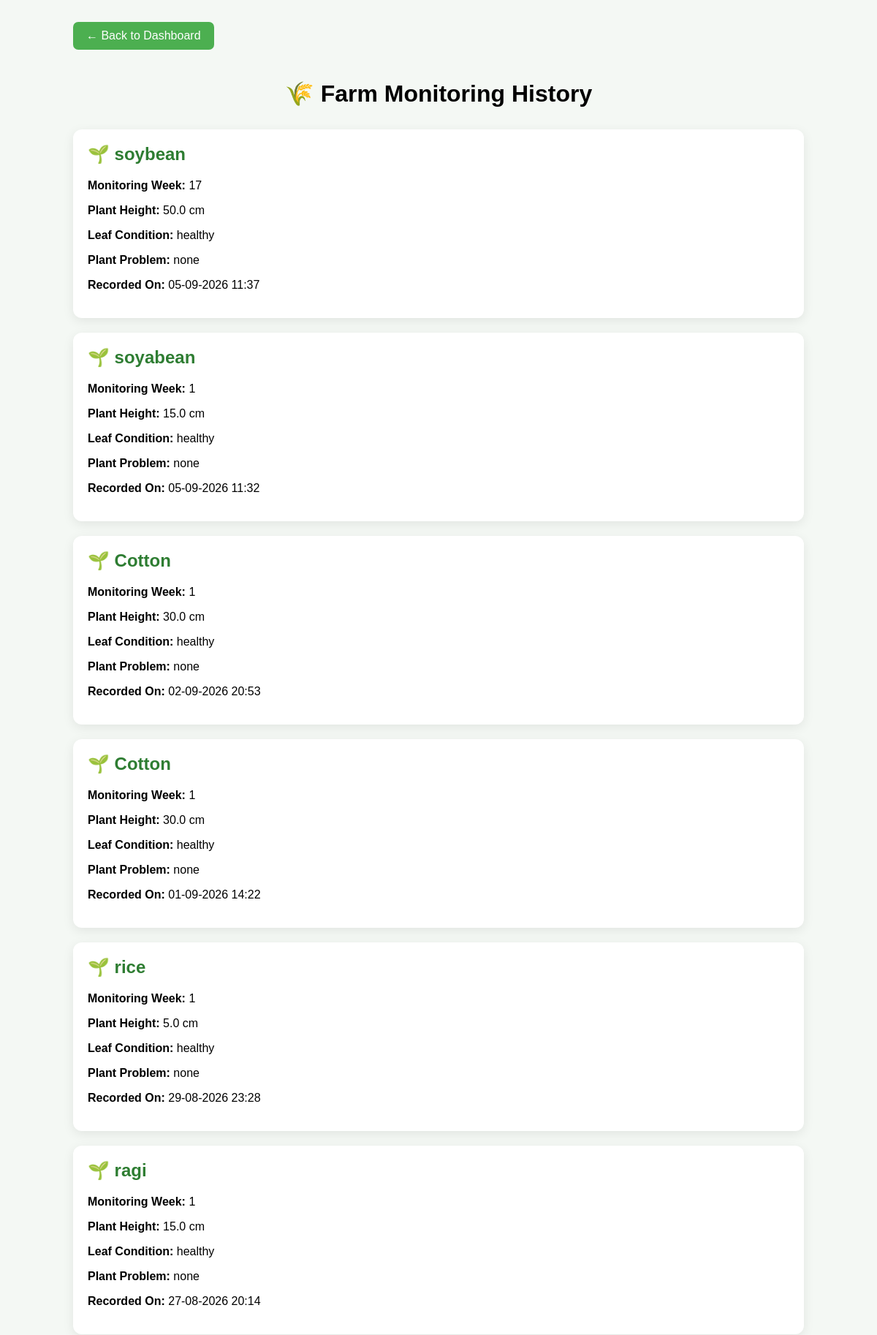
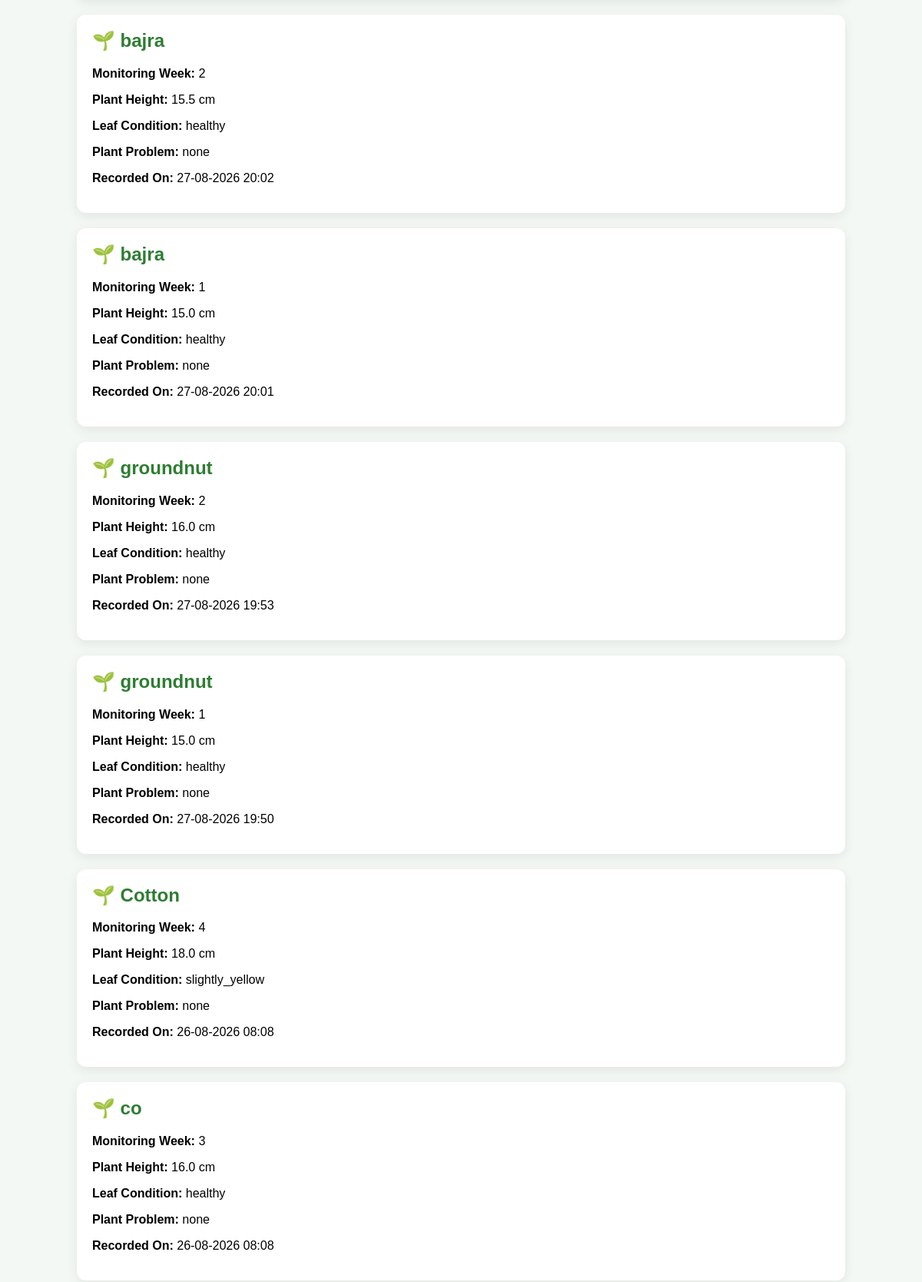
The app's page /history (upper part) with its own data (2 pictures, top to bottom).
### tables this page shows
CREATE TABLE monitoring (
            id INTEGER PRIMARY KEY AUTOINCREMENT,
            crop_name TEXT NOT NULL,
            crop_week INTEGER NOT NULL,
            plant_height REAL NOT NULL,
            leaf_condition TEXT NOT NULL,
            plant_problem TEXT,
            notes TEXT,
            image TEXT,
            date TEXT NOT NULL
        );

### app.py (the view)
@app.route("/history")
def history():
    connection = get_db_connection()
    records = connection.execute("""
        SELECT *
        FROM monitoring
        ORDER BY id DESC
    """).fetchall()
    harvests = connection.execute("""
        SELECT *
        FROM harvests
        ORDER BY id DESC
    """).fetchall()
    connection.close()
    return render_template(
        "history.html",
        records=records,
        harvests=harvests
    )

### app.py (called while the page is built)
def get_db_connection():
    connection = sqlite3.connect(DATABASE)
    connection.row_factory = sqlite3.Row
    return connection

### templates/history.html (shortened to what this page needs)
<!DOCTYPE html>
<html>
<head>
</head>
<body>
<div class="container">
    <a href="{{ url_for('dashboard') }}" class="back-button">
        ← Back to Dashboard
    </a>
    <h1>
        🌾 Farm Monitoring History
    </h1>
    {% if records %}
        {% for record in records %}
        <div class="record">
            <h2>
                🌱 {{ record["crop_name"] }}
            </h2>
            <p>
                <span class="label">
                    Monitoring Week:
                </span>
                {{ record["crop_week"] }}
            </p>
            <p>
                <span class="label">
                    Plant Height:
                </span>
                {{ record["plant_height"] }} cm
            </p>
            <p>
                <span class="label">
                    Leaf Condition:
                </span>
                {{ record["leaf_condition"] }}
            </p>
            {% if record["plant_problem"] %}
            <p>
                <span class="label">
                    Plant Problem:
                </span>
                {{ record["plant_problem"] }}
            </p>
            {% endif %}
            <p>
                <span class="label">
                    Recorded On:
                </span>
                {{ record["date"] }}
            </p>
        </div>
        {% endfor %}
    {% endif %}
</div>
</body>
</html>

### templates/history.html (style rules this page uses)
body { font-family: Arial, sans-serif; background: #f4f8f4; margin: 0; padding: 30px; }
.container { max-width: 1000px; margin: auto; }
h1 { text-align: center; margin-bottom: 30px; }
.back-button { display: inline-block; padding: 10px 18px; background: #4caf50; color: white; text-decoration: none; border-radius: 7px; margin-bottom: 20px; }
.record { background: white; padding: 20px; margin-bottom: 20px; border-radius: 12px; box-shadow: 0 4px 15px rgba(0,0,0,0.08); }
.record h2 { margin-top: 0; color: #2e7d32; }
.label { font-weight: bold; }

### records on screen
monitoring: crop_name "soybean", crop_week "17", plant_height "50.0", leaf_condition "healthy", plant_problem "none", date "05-09-2026 11:37"
monitoring: crop_name "soyabean", crop_week "1", plant_height "15.0", leaf_condition "healthy", plant_problem "none", date "05-09-2026 11:32"
monitoring: crop_name "Cotton", crop_week "1", plant_height "30.0", leaf_condition "healthy", plant_problem "none", date "02-09-2026 20:53"
monitoring: crop_name "Cotton", crop_week "1", plant_height "30.0", leaf_condition "healthy", plant_problem "none", date "01-09-2026 14:22"
monitoring: crop_name "rice", crop_week "1", plant_height "5.0", leaf_condition "healthy", plant_problem "none", date "29-08-2026 23:28"
monitoring: crop_name "ragi", crop_week "1", plant_height "15.0", leaf_condition "healthy", plant_problem "none", date "27-08-2026 20:14"
monitoring: crop_name "bajra", crop_week "2", plant_height "15.5", leaf_condition "healthy", plant_problem "none", date "27-08-2026 20:02"
monitoring: crop_name "bajra", crop_week "1", plant_height "15.0", leaf_condition "healthy", plant_problem "none", date "27-08-2026 20:01"
monitoring: crop_name "groundnut", crop_week "2", plant_height "16.0", leaf_condition "healthy", plant_problem "none", date "27-08-2026 19:53"
monitoring: crop_name "groundnut", crop_week "1", plant_height "15.0", leaf_condition "healthy", plant_problem "none", date "27-08-2026 19:50"
monitoring: crop_name "Cotton", crop_week "4", plant_height "18.0", leaf_condition "slightly_yellow", plant_problem "none", date "26-08-2026 08:08"
monitoring: crop_name "co", crop_week "3", plant_height "16.0", leaf_condition "healthy", plant_problem "none", date "26-08-2026 08:08"
